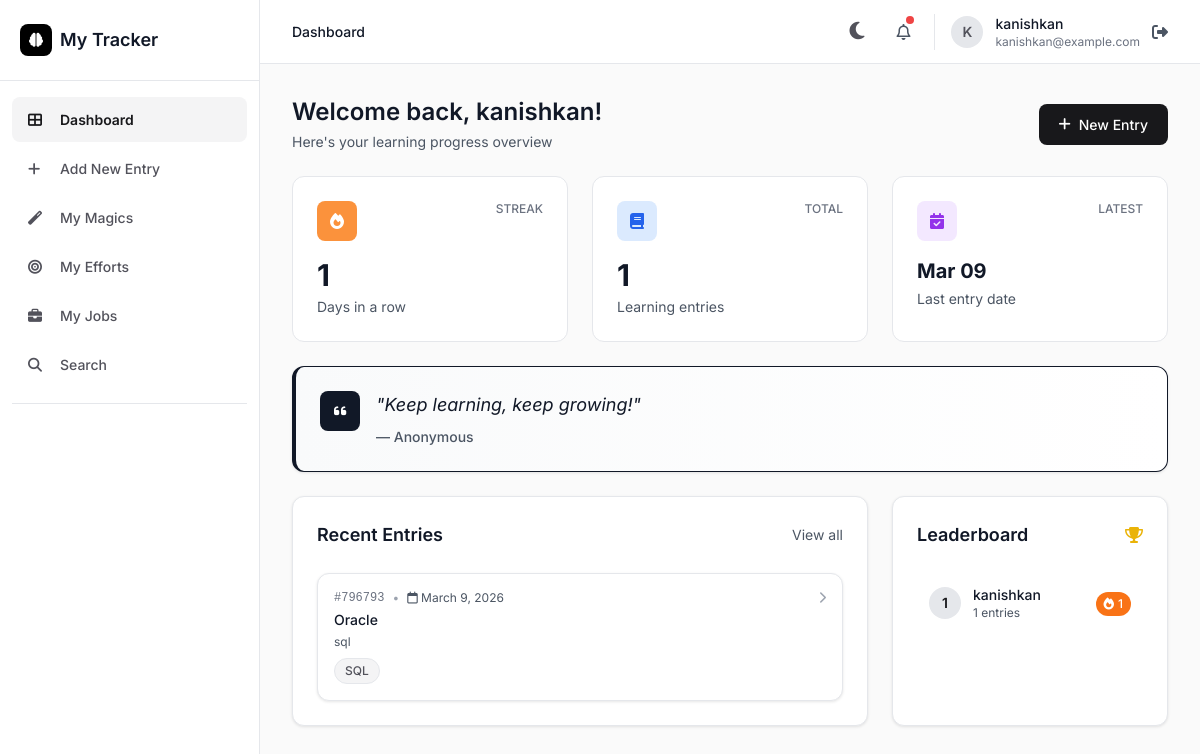
Page /dashboard/ (signed in) on the earlier database version.
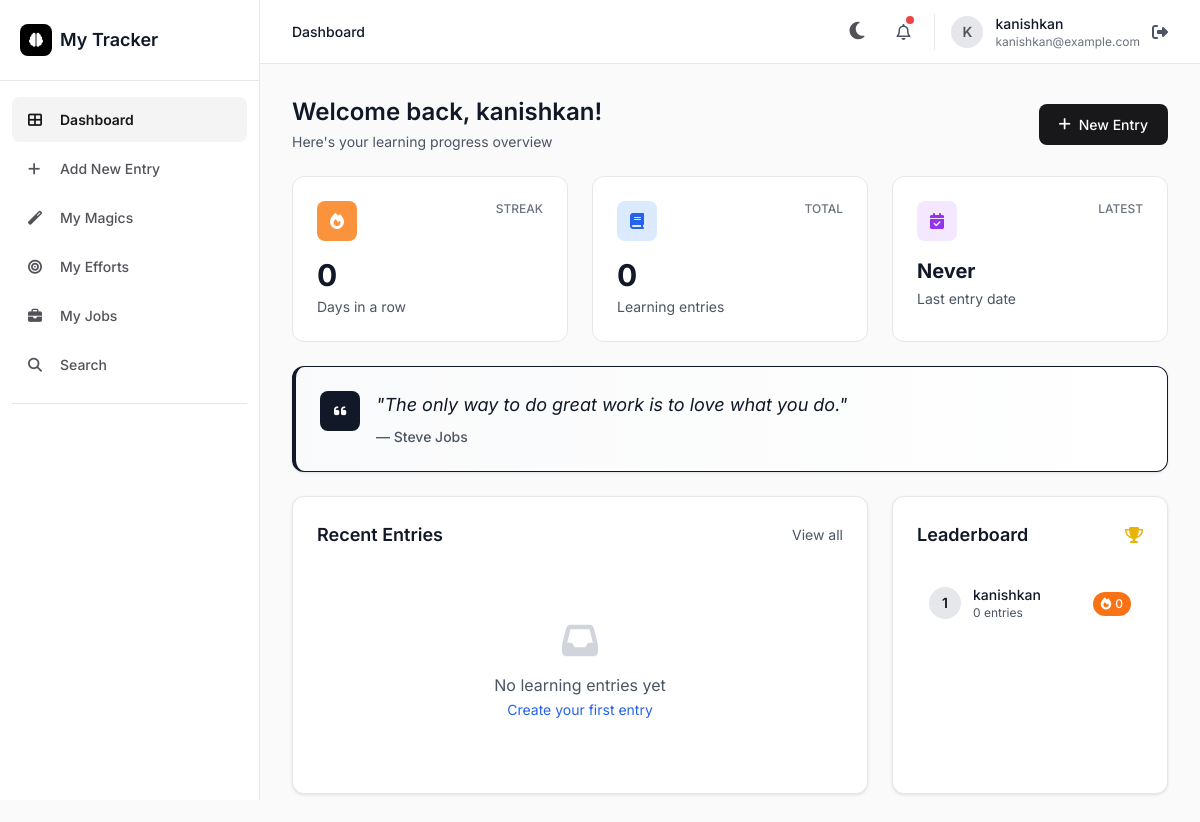
Same page on the later database version.
### tracker/models.py (models this page shows, shortened)
class UserProfile(models.Model):
    user = models.OneToOneField(User, on_delete=models.CASCADE, related_name='profile')
    streak = models.IntegerField(default=0)
    last_log_date = models.DateField(null=True, blank=True)
    total_logs = models.IntegerField(default=0)

class LearningLog(models.Model):
    LANGUAGE_CHOICES = [
        ('python', 'Python'),
        ('javascript', 'JavaScript'),
        ('java', 'Java'),
        ('csharp', 'C#'),
        ('cpp', 'C++'),
        ('c', 'C'),
        ('ruby', 'Ruby'),
        ('go', 'Go'),
        ('rust', 'Rust'),
        ('php', 'PHP'),
        ('swift', 'Swift'),
        ('kotlin', 'Kotlin'),
        ('sql', 'SQL'),
        ('html', 'HTML'),
        ('css', 'CSS'),
        ('typescript', 'TypeScript'),
        ('r', 'R'),
        ('matlab', 'MATLAB'),
        ('bash', 'Bash/Shell'),
        ('powershell', 'PowerShell'),
        ('json', 'JSON'),
        ('yaml', 'YAML'),
        ('xml', 'XML'),
        ('markdown', 'Markdown'),
        ('other', 'Other'),
    ]
    record_id = models.CharField(max_length=6, unique=True, editable=False)
    user = models.ForeignKey(User, on_delete=models.CASCADE, related_name='learning_logs')
    title = models.CharField(max_length=200)
    notes = models.TextField()
    code_snippet = models.TextField(blank=True, null=True)
    code_language = models.CharField(max_length=50, choices=LANGUAGE_CHOICES, default='python', blank=True, null=True)
    tags = models.CharField(max_length=200, blank=True)
    date = models.DateField(default=timezone.now)
    created_at = models.DateTimeField(auto_now_add=True)
    file_name = models.CharField(max_length=255, blank=True, null=True)
    file_type = models.CharField(max_length=100, blank=True, null=True)
    file_base64 = models.TextField(blank=True, null=True)
    class Meta:
        ordering = ['-date', '-created_at']

class MotivationalQuote(models.Model):
    text = models.TextField()
    author = models.CharField(max_length=100, blank=True)
    created_at = models.DateTimeField(auto_now_add=True)

### tracker/views.py (the view)
# urls.py: path('dashboard/', views.dashboard, name='dashboard'),
@login_required
def dashboard(request):
    user = request.user
    profile, created = UserProfile.objects.get_or_create(user=user)
    recent_logs = LearningLog.objects.filter(user=user)[:5]
    leaderboard = UserProfile.objects.select_related('user').order_by('-streak')[:10]
    end_date = timezone.now().date()
    start_date = end_date - timedelta(days=365)
    activities = LearningActivity.objects.filter(
        user=user,
        date__gte=start_date
    ).values('date', 'count')
    activity_map = {str(a['date']): a['count'] for a in activities}
    quotes_count = MotivationalQuote.objects.count()
    quote = None
    if quotes_count > 0:
        current_position = request.session.get('quote_position', 0)
        quotes = list(MotivationalQuote.objects.all().order_by('id'))
        quote = quotes[current_position % quotes_count]
        request.session['quote_position'] = (current_position + 1) % quotes_count
    context = {
        'profile': profile,
        'recent_logs': recent_logs,
        'leaderboard': leaderboard,
        'activity_map': json.dumps(activity_map),
        'quote': quote,
    }
    return render(request, 'tracker/dashboard.html', context)

### tracker/templatetags/custom_filters.py (called while the page is built)
@register.filter(name='split')
def split(value, arg):
    if value:
        return value.split(arg)
    return []

@register.filter(name='trim')
def trim(value):
    if value:
        return value.strip()
    return value

### templates/tracker/dashboard.html (shortened to what the changed rows need)
{% extends 'tracker/base.html' %}
{% load custom_filters %}
{% block content %}
<div class="space-y-6 fade-in">
    <div class="flex items-center justify-between">
        <div>
            <h1 class="text-2xl font-semibold text-gray-900">Welcome back, {{ user.username }}!</h1>
        </div>
    </div>
    <div class="grid grid-cols-1 md:grid-cols-3 gap-6">
        <div class="stat-card">
            <div>
                <p class="text-3xl font-bold text-gray-900 mb-1">{{ profile.streak }}</p>
                <p class="text-sm text-gray-600">Days in a row</p>
            </div>
        </div>
        <div class="stat-card">
            <div>
                <p class="text-3xl font-bold text-gray-900 mb-1">{{ profile.total_logs }}</p>
                <p class="text-sm text-gray-600">Learning entries</p>
            </div>
        </div>
        <div class="stat-card">
            <div>
                <p class="text-xl font-bold text-gray-900 mb-1">{{ profile.last_log_date|date:"M d"|default:"Never" }}</p>
                <p class="text-sm text-gray-600">Last entry date</p>
            </div>
        </div>
    </div>
    <div class="card p-6 bg-gradient-to-r from-gray-50 to-white border-l-4 border-gray-900" id="quote-container">
        <div class="flex items-start space-x-4">
            <div class="flex-1">
                <p class="text-lg text-gray-900 font-normal mb-2 italic transition-opacity duration-300" id="quote-text">
                    {% if quote %}"{{ quote.text }}"{% else %}"Keep learning, keep growing!"{% endif %}
                </p>
                <p class="text-sm text-gray-600 font-medium transition-opacity duration-300" id="quote-author">
                    {% if quote %}— {{ quote.author|default:"Anonymous" }}{% else %}— Anonymous{% endif %}
                </p>
            </div>
        </div>
    </div>
    <div class="grid grid-cols-1 lg:grid-cols-3 gap-6">
        <div class="lg:col-span-2 card p-6">
            <div class="flex items-center justify-between mb-6">
                <h2 class="text-lg font-semibold text-gray-900">Recent Entries</h2>
            </div>
            <div class="space-y-3">
                {% for log in recent_logs %}
                <a href="{% url 'view_log' log.record_id %}" class="block card p-4 hover:shadow-md transition-all duration-200 group">
                    <div class="flex justify-between items-start">
                        <div class="flex-1">
                            <div class="flex items-center space-x-2 mb-1">
                                <span class="text-xs text-gray-500 font-mono">#{{ log.record_id }}</span>
                                <span class="text-xs text-gray-400">•</span>
                                <span class="text-xs text-gray-600">
                                    <i class="far fa-calendar text-xs"></i>
                                    {{ log.date }}
                                </span>
                            </div>
                            <h3 class="text-sm font-medium text-gray-900 mb-1 group-hover:text-black">{{ log.title }}</h3>
                            <p class="text-xs text-gray-600 line-clamp-2">{{ log.notes|truncatewords:15 }}</p>
                            {% if log.tags %}
                            <div class="flex flex-wrap gap-1 mt-2">
                                {% with tags_list=log.tags|split:',' %}
                                    {% for tag in tags_list %}
                                        {% if forloop.counter <= 3 %}
                                        <span class="badge text-xs">{{ tag|trim }}</span>
                                        {% endif %}
                                    {% endfor %}
                                {% endwith %}
                            </div>
                            {% endif %}
                        </div>
                        <i class="fas fa-chevron-right text-gray-400 group-hover:text-gray-900 transition-colors ml-4 text-xs"></i>
                    </div>
                </a>
                {% empty %}
                <div class="text-center py-12">
                    <i class="fas fa-inbox text-4xl text-gray-300 mb-3"></i>
                    <p class="text-gray-600">No learning entries yet</p>
                    <a href="{% url 'create_log' %}" class="text-sm text-blue-600 hover:text-blue-700">Create your first entry</a>
                </div>
                {% endfor %}
            </div>
        </div>
        <div class="card p-6">
            <div class="flex items-center justify-between mb-6">
                <h2 class="text-lg font-semibold text-gray-900">Leaderboard</h2>
            </div>
            <div class="space-y-3">
                {% for user in leaderboard %}
                <div class="flex items-center space-x-3 p-3 rounded-lg hover:bg-gray-50 transition-colors group">
                    <div class="flex-shrink-0 w-8 h-8 rounded-full bg-gray-200 flex items-center justify-center font-semibold text-sm">
                        {{ forloop.counter }}
                    </div>
                    <div class="flex-1 min-w-0">
                        <a href="{% url 'user_entries' user.user.username %}" class="block">
                            <p class="text-sm font-medium text-gray-900 truncate hover:text-blue-600">
                                {{ user.user.get_full_name|default:user.user.username }}
                            </p>
                        </a>
                        <p class="text-xs text-gray-600">{{ user.total_logs }} entries</p>
                    </div>
                    <div class="flex-shrink-0">
                        <span class="inline-flex items-center px-2 py-1 rounded-full text-xs font-medium bg-orange-500 text-white">
                            <i class="fas fa-fire text-xs mr-1"></i>
                            {{ user.streak }}
                        </span>
                    </div>
                </div>
                {% empty %}
                <div class="text-center py-8">
                    <p class="text-sm text-gray-600">No users yet</p>
                </div>
                {% endfor %}
            </div>
        </div>
    </div>
</div>
{% endblock %}

Differences in the rows shown:
removed LearningLog: record_id "796793", date "March 9, 2026", title "Oracle", notes "sql", tags_list "SQL"
changed UserProfile "kanishkan": streak "1" → "0"; total_logs "1" → "0"; last_log_date "Mar 09" → "Never"
added MotivationalQuote: text "The only way to do great work is to love what you do.", author "Steve Jobs"
Other differences:
text no longer shown: "\"Keep learning, keep growing!\" — Anonymous"
text now shown: "\" \" — No learning entries yet Create your first entry"
